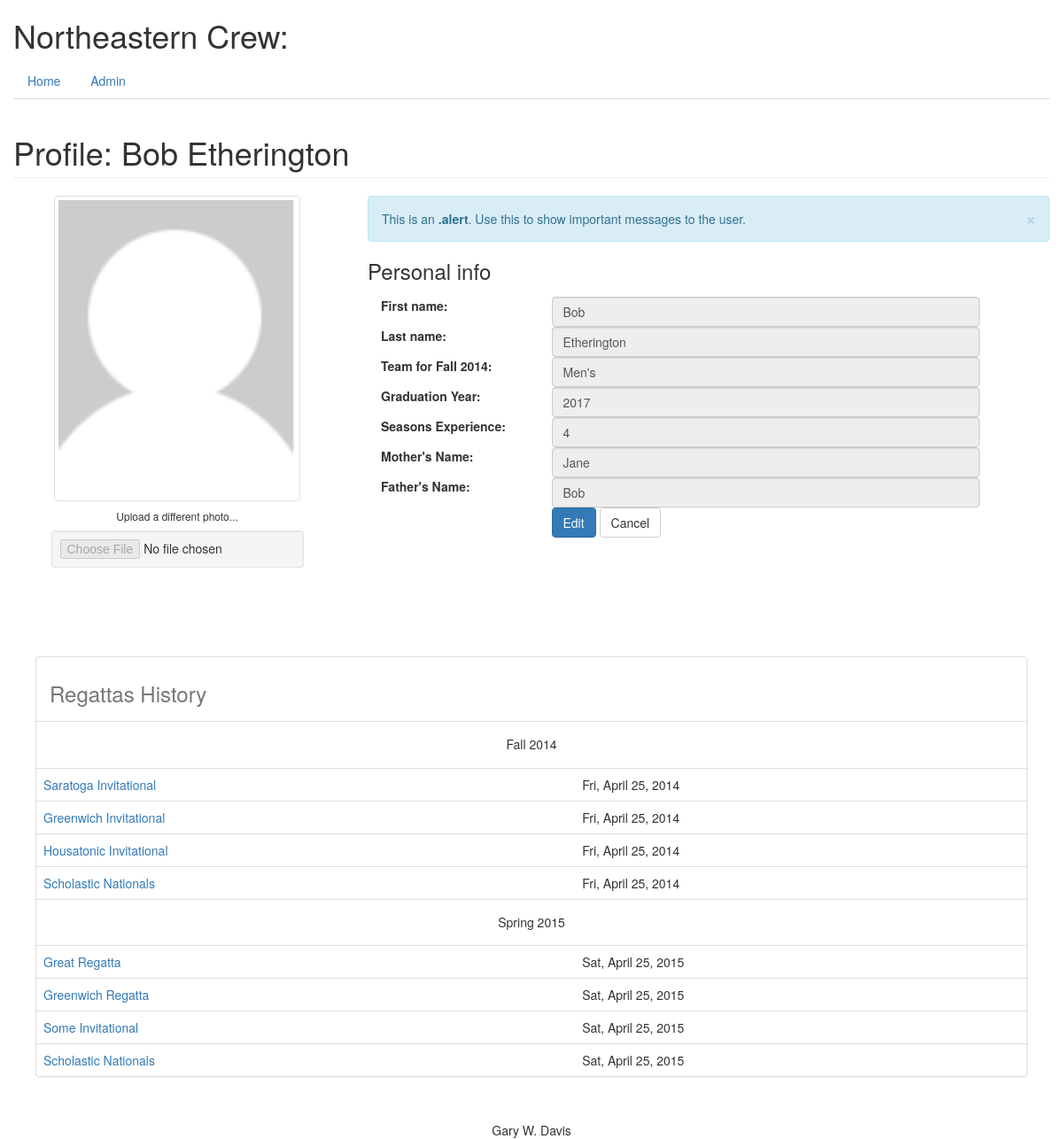
Page /rower/1/ on the committed database.
### database_setup.py (models this page shows, shortened)
class Rowers(Base):
    __tablename__ = 'rowers'
    id = Column(Integer, primary_key=True)
    fname = Column(String(60), nullable=False)
    lname = Column(String(60), nullable=False)
    photo = Column(String(60))
    gyear = Column(String(4))
    experience = Column(String(15))
    mother = Column(String(60))
    father = Column(String(60))
    season = relationship('Seasons', secondary='rowerseasons')
    regatta = relationship('Regattas', secondary='rowerregattas')
    team = relationship('Teams', secondary='rowerteams')

class Seasons(Base):
    __tablename__ = 'seasons'
    id = Column(Integer, primary_key=True)
    name = Column(String(30), unique=True, nullable=False)
    short = Column(String(15), unique=True)
    description = Column(String(120))
    rower = relationship('Rowers', secondary='rowerseasons')

class Teams(Base):
    __tablename__ = 'teams'
    id = Column(String(60), primary_key=True)
    name = Column(String(60), unique=True, nullable=False)
    rower = relationship('Rowers', secondary='rowerteams')

class Regattas(Base):
    __tablename__ = 'regattas'
    id = Column(Integer, primary_key=True)
    name = Column(String(250), nullable=False)
    season_id = Column(Integer, ForeignKey('seasons.id'), nullable=False)
    date = Column(DateTime)
    description = Column(String(250))
    weblink = Column(String(250))
    rower = relationship('Rowers', secondary='rowerregattas')
    season = relationship('Seasons')

### rowing.py (the view)
@app.route('/rower/<rower_id>/')
def showRower(rower_id):
    rower = db_helper.get_rower_from_rower_id(rower_id)
    current_season = db_helper.get_current_season()
    current_team = db_helper.get_current_season_teams_for_rower_id(rower_id)
    return render_template('rowerprofile.html', rower=rower,
                           currentseason=current_season,
                           currentteam=current_team)

### db_helper.py (called while the page is built)
def get_current_season():
    return session.query(Seasons).get(currentseason['season_id'])

def get_rower_from_rower_id(rower_id):
    return session.query(Rowers).get(rower_id)

def get_first(iterable, default=None):
    if iterable:
        for item in iterable:
            return item
    return default

def get_teams_for_rower_id_and_season_id(rower_id, season_id):
    rower = get_rower_from_rower_id(rower_id)
    current_team = get_first(rower.team)
    return current_team

def get_current_season_teams_for_rower_id(rower_id):
    season_id = get_current_season().id
    return get_teams_for_rower_id_and_season_id(rower_id, season_id)

### templates/rowerprofile.html (shortened to what this page needs)
{% extends "base.html" %}
{% block content %}
  <h1 class="page-header">Profile: {{rower.fname}} {{rower.lname}}</h1>
  <div class="row">
    <div class="col-md-4 col-sm-6 col-xs-12">
      <div class="text-center">
        <img src="{{ url_for('static',
              filename='images/' + rower.photo)}}" class="avatar img-rounded img-thumbnail" alt="avatar" width="75%">
        <h6>Upload a different photo...</h6>
        <input type="file" class="text-center center-block well well-sm" disabled="">
      </div>
    </div>
    <div class="col-md-8 col-sm-6 col-xs-12 personal-info">
      <div class="alert alert-info alert-dismissable">
        <a class="panel-close close" data-dismiss="alert">×</a>
        This is an <strong>.alert</strong>. Use this to show important messages to the user.
      </div>
      <h3>Personal info</h3>
      <form class="form-compact" role="form">
        <div class="form-group">
          <label class="col-lg-3 control-label">First name:</label>
          <div class="col-lg-8">
            <input class="form-control" value="{{rower.fname}}" type="text" disabled>
          </div>
        </div>
        <div class="form-group">
          <label class="col-lg-3 control-label">Last name:</label>
          <div class="col-lg-8">
            <input class="form-control" value="{{rower.lname}}" type="text" disabled>
          </div>
        </div>
        <div class="form-group">
          <label class="col-lg-3 control-label">Team for {{currentseason.name}}:</label>
          <div class="col-lg-8">
            <input class="form-control" value="{{currentteam.name}}" type="text" disabled>
          </div>
        </div>
        <div class="form-group">
          <label class="col-lg-3 control-label">Graduation Year:</label>
          <div class="col-lg-8">
            <input class="form-control" value="{{rower.gyear}}" type="text" disabled>
          </div>
        </div>
        <div class="form-group">
          <label class="col-lg-3 control-label">Seasons Experience:</label>
          <div class="col-lg-8">
            <input class="form-control" value="{{rower.experience}}" type="text" disabled>
          </div>
        </div>
        <div class="form-group">
          <label class="col-lg-3 control-label">Mother's Name:</label>
          <div class="col-lg-8">
            <input class="form-control" value="{{rower.mother}}" type="text" disabled>
          </div>
        </div>
        <div class="form-group">
          <label class="col-lg-3 control-label">Father's Name:</label>
          <div class="col-lg-8">
            <input class="form-control" value="{{rower.father}}" type="text" disabled>
          </div>
        </div>
        <div class="form-group">
          <label class="col-md-3 control-label"></label>
          <div class="col-md-8">
            <a class="btn btn-primary" href="{{url_for('editRower', rower_id=rower.id)}}" role="button">Edit</a>
            <a class="btn btn-default" onclick="goBack()" role="button">Cancel</a>
          </div>
        </div>
      </form>
    </div>
  </div>
  <div class = "row" style="padding-top: 40px;">
    <div class="panel panel-default", style="margin:40px">
      <table class="table table-hover" >
        <caption> <h3>Regattas History</h3></caption>
        {% for s in rower.season %}
          <tr><td colspan="2" align="center"><h5>{{s.name}}</h5></td></tr>
          {% for r in rower.regatta if r.season_id == s.id %}
            <tr><td><a href='{{url_for('showRegatta',regatta_id=r.id)}}'>{{r.name}}</a></td><td>{{r.date.strftime('%a, %B %d, %Y')}}</td></tr>
          {% endfor %}
        {% endfor %}
      </table>
    </div>
  </div>
{% endblock %}

### rows in the picture
Rowers: fname "Bob", lname "Etherington", photo (picture), gyear "2017", experience "4", mother "Jane", father "Bob"
Seasons: name "Fall 2014"
Teams: name "Men's"
Regattas: name "Saratoga Invitational", date "Fri, April 25, 2014"
Regattas: name "Greenwich Invitational", date "Fri, April 25, 2014"
Regattas: name "Housatonic Invitational", date "Fri, April 25, 2014"
Regattas: name "Scholastic Nationals", date "Fri, April 25, 2014"
Seasons: name "Spring 2015"
Regattas: name "Great Regatta", date "Sat, April 25, 2015"
Regattas: name "Greenwich Regatta", date "Sat, April 25, 2015"
Regattas: name "Some Invitational", date "Sat, April 25, 2015"
Regattas: name "Scholastic Nationals", date "Sat, April 25, 2015"
